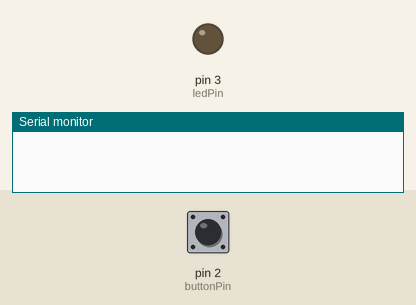
A sketch run on a simulated Arduino Uno, built with avr-gcc and run on an emulated ATmega328P. Parts: output pins drawn as LEDs (lit = HIGH), the last lines printed to the serial monitor. Dashed ring = blinking. Inputs (shaded band) come from the test bench; at power-on: pin 2 (buttonPin) HIGH.

Above: at 1.3 s.
1.4 s: pin 2 (buttonPin) pulled LOW for 1 s
At 1.62 s:
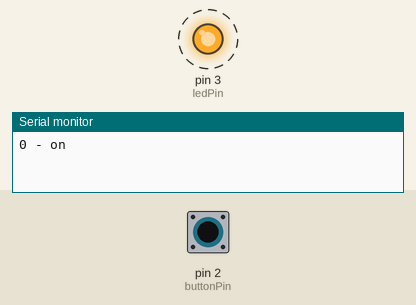
3.9 s: pin 2 (buttonPin) pulled LOW for 0.3 s
At 5.3 s:
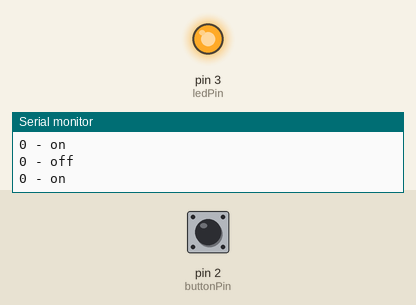
5.7 s: pin 2 (buttonPin) pulled LOW for 3.2 s
At 9.7 s:
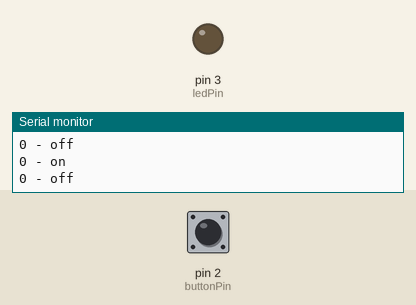
Timing chart, 0 to 11.2 s (numbered marks = the images above; inputs shaded):
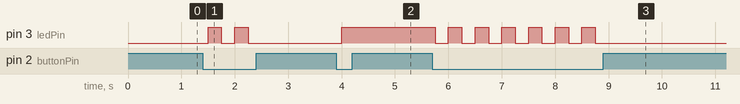

Measured:
- after the input at 1.4 s, pin 3 (ledPin): alternates HIGH for 0.25 s and LOW for 0.25 s, 4 changes in all, then stays LOW, starting after 0.10 s
- after the input at 3.9 s, pin 3 (ledPin): LOW → HIGH after 0.10 s
- after the input at 5.7 s, pin 3 (ledPin): alternates HIGH for 0.25 s and LOW for 0.25 s, 13 changes in all, then stays LOW, starting after 0.05 s

The sketch:

14_debouncing.ino
```cpp
const int buttonPin = 2;
const int ledPin = 3;

int ledValue = LOW;

void setup()
{
    pinMode(buttonPin, INPUT);
  	pinMode(ledPin, OUTPUT);

    digitalWrite(ledPin, LOW);

    Serial.begin(9600);
    Serial.println();
}

void loop() {
    int reading = digitalRead(buttonPin);

    // Toggle.
    if (reading == LOW) {
        ledValue = ! ledValue;

        Serial.print(reading);
        if (ledValue == HIGH) {
            Serial.println(" - on");
        } else {
            Serial.println(" - off");
        }

        digitalWrite(ledPin, ledValue);
    }

    delay(250);
}
```
